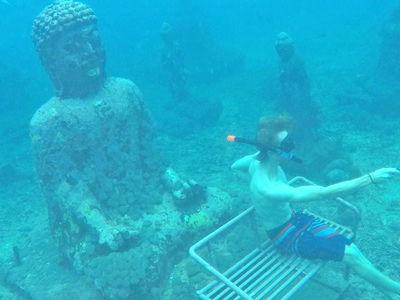
#> input picture Parallel Project/buddha.jpg, 400 x 300 px
$ python Main_serial_result_improve_attempt.py
#> lines starting #> are read from the running program, lines starting #| are printed output that depends on the picture
from __future__ import (division, absolute_import, print_function, unicode_literals)
import cv2 as cv
import numpy as np
import scipy.ndimage
#from scipy import ndimage
import copy
#import os
#from multiprocessing import Pool
#import psutil

img = cv.imread('buddha.jpg')
#> img is the input picture: shape (300, 400, 3); mean B, G, R 200.5, 174.8, 33.1

cv.imshow('Original',img)

###############################    Functions     ############################
###************  Input Image   ***************
def white_balance(img):
    result = cv.cvtColor(img, cv.COLOR_RGB2LAB)
#> result: shape (300, 400, 3); mean of channels 0, 1, 2 182.7, 123.9, 195.5
    avg_a = np.average(result[:, :, 1])
#> avg_a = 123.9
    avg_b = np.average(result[:, :, 2])
#> avg_b = 195.5
    result[:, :, 1] = result[:, :, 1] - ((avg_a - 128) * (result[:, :, 0] / 255.0) * 1.1)
#> result: shape (300, 400, 3); mean of channels 0, 1, 2 182.7, 126.7, 195.5
    result[:, :, 2] = result[:, :, 2] - ((avg_b - 128) * (result[:, :, 0] / 255.0) * 1.1)
#> result: shape (300, 400, 3); mean of channels 0, 1, 2 182.7, 126.7, 141.8
    result = cv.cvtColor(result, cv.COLOR_LAB2RGB)
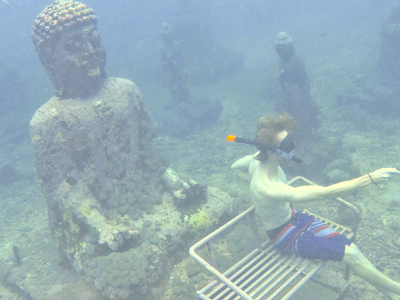
#> result: shape (300, 400, 3); mean B, G, R 182.9, 175.4, 150.6
    return result

def adap_hist_equal(lab):
	lab_planes = cv.split(lab)
	clahe = cv.createCLAHE(clipLimit=2.0,tileGridSize=(8,8))
	lab_planes[0] = clahe.apply(lab_planes[0])
	lab2 = cv.merge(lab_planes)
	img2 = cv.cvtColor(lab2, cv.COLOR_LAB2RGB)
	return img2,lab2

#**************    Weights    ****************
def laplacian_wt(R1):
	h=np.array([[0.16667,0.66667,0.16667],[0.66667,-3.33333,0.66667],[0.16667,0.66667,0.16667]])
	return abs(scipy.ndimage.convolve(R1, h, mode='nearest'))
   #abs(imfilter(R1, fspecial('Laplacian'), 'replicate', 'conv'))

# [54 lines left out: functions local_contrast, saliency_detection, exposedness_wt, gaussian_pyramid, laplacian_pyramid, pyramid_reconstruct, not called in this run]


############################     Actual Implementation    ###########################
#########   1st Step    ############

img1 = white_balance(img)

lab1 = cv.cvtColor(img1, cv.COLOR_RGB2LAB)
#> lab1: shape (300, 400, 3); mean of channels 0, 1, 2 182.7, 126.7, 141.8
lab = copy.deepcopy(lab1)
#> (the run stopped early here; a loop or call above may not have finished)
